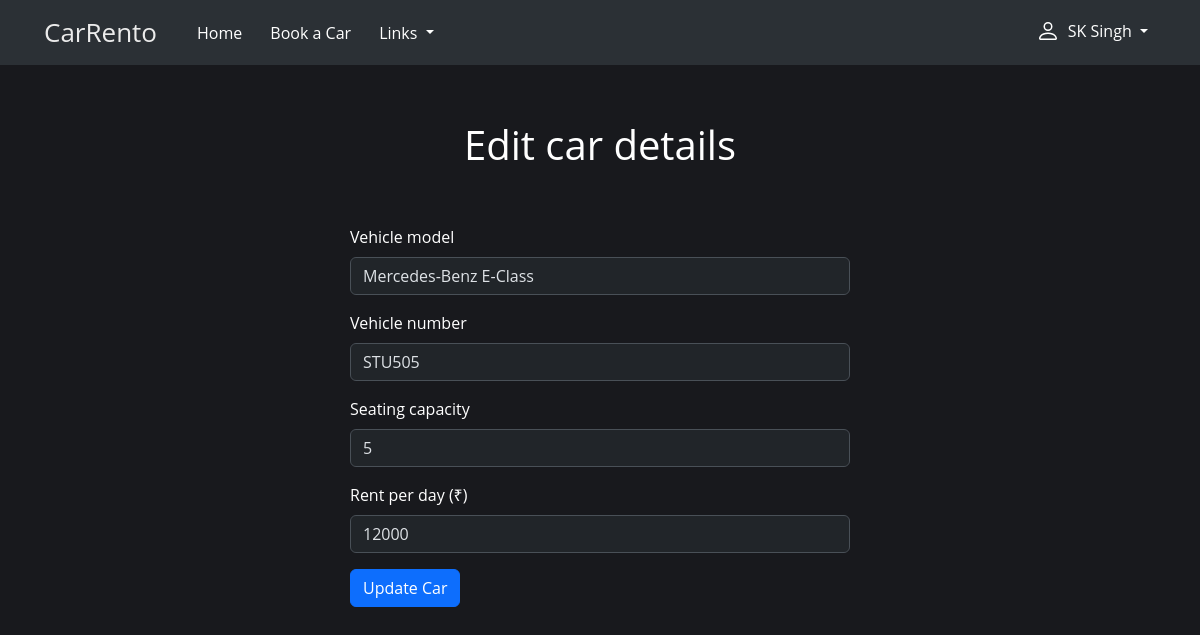
/edit-car.php?car_id=23 (signed in), run on the app's committed database.
### tables this page shows
CREATE TABLE `cars` (
  `id` int(11) NOT NULL,
  `user_id` int(11) NOT NULL,
  `vehicle_model` varchar(100) NOT NULL,
  `vehicle_number` varchar(30) NOT NULL,
  `seating_capacity` int(11) NOT NULL,
  `rent_per_day` int(11) NOT NULL
);

### edit-car.php (the view, shortened to what this page needs)
<?php
require "components/database_connect.php";
if ($_SERVER["REQUEST_METHOD"] == "GET" && isset($_GET["car_id"])) {
    $car_id = $_GET["car_id"];
    $sql = "SELECT * FROM cars WHERE id = $car_id";
    $result = mysqli_query($conn, $sql);
    $car = mysqli_fetch_assoc($result);
}
?>
<!DOCTYPE html>
<html lang="en">
<head>
    <?php include "components/head_tags.php"; ?>
    <link rel="stylesheet" href="css/new-car-page.css">
</head>
<body>
    <?php
    include "components/navbar.php";
    ?>
        <div class="new-car-page">
            <div class="new-car-page-title">
                <span>Edit car details</span>
            </div>
            <div class="new-car-form">
            <form data-bs-theme="dark" method="post" action="api/edit_car_controller.php">
            <div class="mb-3">
                <label class="form-label">Vehicle model</label>
                <input type="text" name="vehicle_model" class="form-control" value="<?= $car['vehicle_model'] ?>" required>
            </div>
            <div class="mb-3">
                <label class="form-label">Vehicle number</label>
                <input type="text" name="vehicle_number" class="form-control" value="<?= $car['vehicle_number'] ?>" required>
            </div>
            <div class="mb-3">
                <label class="form-label">Seating capacity</label>
                <input type="text" name="seating_capacity" class="form-control" value="<?= $car['seating_capacity'] ?>" required>
            </div>
            <div class="mb-3">
                <label class="form-label">Rent per day (₹)</label>
                <input type="text" name="rent_per_day" class="form-control" value="<?= $car['rent_per_day'] ?>" required>
            </div>
            <button type="submit" class="btn btn-primary">Update Car</button>
            </form>
            </div>
        </div>
</body>
</html>

### css/common.css (style rules this page uses)
* { box-sizing: border-box; font-family: 'Open Sans', sans-serif; }

### css/new-car-page.css (style rules this page uses)
.new-car-page { background-color: #18191d; min-height: 100vh; }
.new-car-page-title { text-align: center; line-height: 4; font-size: 40px; color: #fff; }
.new-car-form { width: 500px; margin: 0 auto; color: #fff; }

### data on the page
cars: vehicle_model "Mercedes-Benz E-Class", vehicle_number "STU505", seating_capacity "5", rent_per_day "12000"

### other printed values
$_SESSION["name"] "SK Singh"
